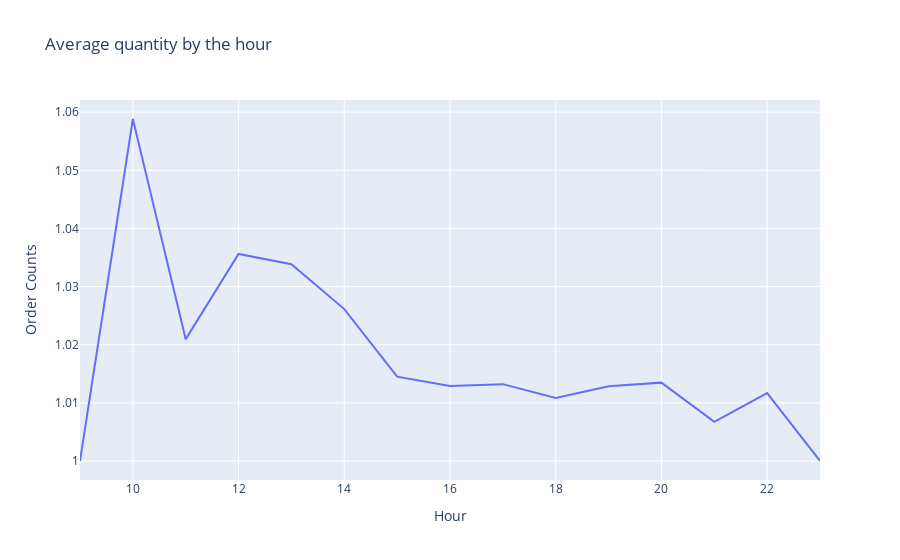

The cell this chart's notebook holds for it:
### Markdown cell above
The average quantity of pizza ordered is very high around 10 a.m and reduces as the hour goes by.

### Code cell
a = pizza_order.groupby(by=pizza_order.index.hour)['quantity'].mean()
trace = px.line(a,
    x=a.index,
    y=a.values,
    orientation='h',
    width=900, 
    labels={'date_time':'Hour', 'y':'Order Counts'},
    title='Average quantity by the hour'
)
trace.update_traces(texttemplate="%{text:.2s}", textposition='top center')

### Figure 1 — Plotly figure (JSON) as saved in the notebook; plotly's stock layout.template omitted (floating-point values rounded to 4 significant figures)
{"data": [{"hovertemplate": "Hour=%{x}<br>Order Counts=%{y}<extra></extra>", "legendgroup": "", "line": {"color": "#636efa", "dash": "solid"}, "marker": {"symbol": "circle"}, "mode": "lines", "name": "", "orientation": "h", "showlegend": false, "textposition": "top center", "texttemplate": "%{text:.2s}", "type": "scatter", "x": [9, 10, 11, 12, 13, 14, 15, 16, 17, 18, 19, 20, 21, 22, 23], "xaxis": "x", "y": [1, 1.059, 1.021, 1.036, 1.034, 1.026, 1.015, 1.013, 1.013, 1.011, 1.013, 1.013, 1.007, 1.012, 1], "yaxis": "y"}], "layout": {"legend": {"tracegroupgap": 0}, "title": {"text": "Average quantity by the hour"}, "width": 900, "xaxis": {"anchor": "y", "domain": [0, 1], "title": {"text": "Hour"}}, "yaxis": {"anchor": "x", "domain": [0, 1], "title": {"text": "Order Counts"}}}}
